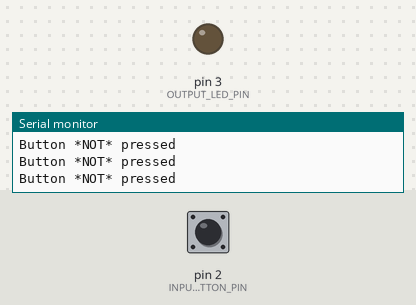
Bench run of a sketch on a simulated Arduino Uno, built with avr-gcc and run on an emulated ATmega328P. Shown: output pins drawn as LEDs (lit = HIGH), the last lines printed to the serial monitor. Dashed ring = blinking. Inputs (shaded band) come from the test bench; at power-on: pin 2 (INPUT_BUTTON_PIN) LOW.

Above: at 1.2 s.
1.3 s: pin 2 (INPUT_BUTTON_PIN) pulled HIGH for 0.15 s
At 1.39 s:
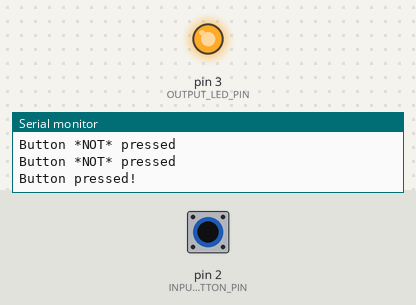
2.9 s: pin 2 (INPUT_BUTTON_PIN) pulled HIGH for 1 s
At 4.3 s:
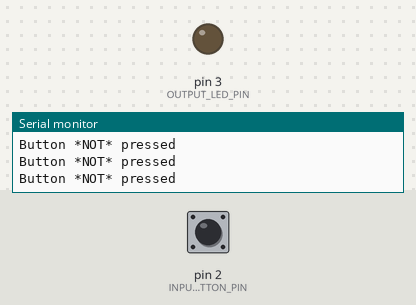
6.9 s: pin 2 (INPUT_BUTTON_PIN) pulsed HIGH 5 times (0.12 s each, 0.3 s apart)
At 6.98 s:
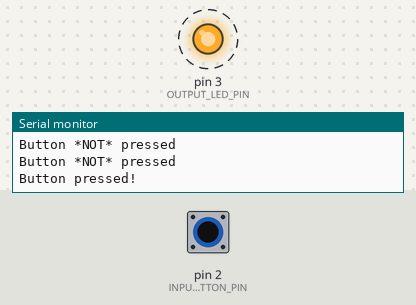
11.4 s: pin 2 (INPUT_BUTTON_PIN) driven HIGH
At 12.6 s:
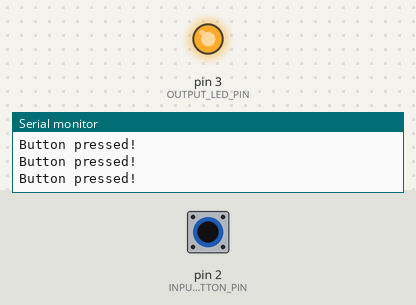
14.4 s: pin 2 (INPUT_BUTTON_PIN) driven LOW
At 15.8 s:
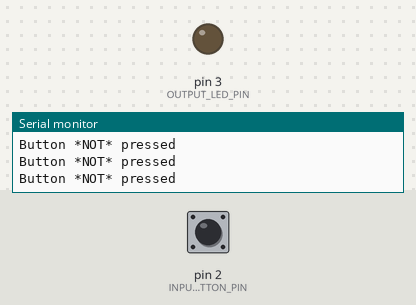
Timing chart, 0 to 17.4 s (numbered marks = the images above; inputs shaded):
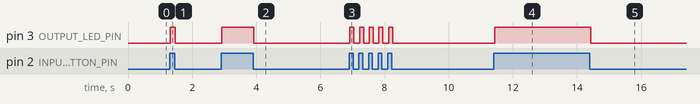

The sketch:

ButtonPressedFloatingPin.ino
```cpp
/**
 *  Example program to demonstrate floating pin problem with digital input.
 *  For more information, see:
 *  https://makeabilitylab.github.io/physcomp/arduino/buttons.html#the-floating-pin-problem
 *
 *  By Jon E. Froehlich
 *  @jonfroehlich
 *  http://makeabilitylab.io
 *
 */

const int INPUT_BUTTON_PIN = 2;
const int OUTPUT_LED_PIN = 3;

void setup()
{
  pinMode(INPUT_BUTTON_PIN, INPUT);
  pinMode(OUTPUT_LED_PIN, OUTPUT);
  Serial.begin(9600); // for printing values to console
}

void loop()
{
  int buttonVal = digitalRead(INPUT_BUTTON_PIN); // returns 0 (LOW) or 1 (HIGH)
  if(buttonVal == HIGH){
    Serial.println("Button pressed!");
  }else{
    Serial.println("Button *NOT* pressed");
  }
  digitalWrite(OUTPUT_LED_PIN, buttonVal);

  delay(5);                                      // small delay
}
```

Measured:
- after the input at 1.3 s, pin 3 (OUTPUT_LED_PIN): LOW → HIGH at once, → LOW 0.15 s later
- after the input at 2.9 s, pin 3 (OUTPUT_LED_PIN): LOW → HIGH at once, → LOW 1.0 s later
- after the input at 6.9 s, pin 3 (OUTPUT_LED_PIN): alternates HIGH for 0.13 s and LOW for 0.18 s, 10 changes in all, then stays LOW, starting at once
- after the input at 11.4 s, pin 3 (OUTPUT_LED_PIN): LOW → HIGH at once
- after the input at 14.4 s, pin 3 (OUTPUT_LED_PIN): HIGH → LOW at once
